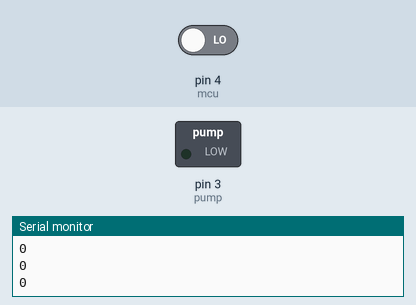
A sketch run on a simulated Arduino Uno, built with avr-gcc and run on an emulated ATmega328P. Parts: switched loads named in the sketch (green lamp = pin HIGH), the last lines printed to the serial monitor. The test bench sets the inputs (shaded band); at power-on: pin 4 (mcu) LOW.

Above: at 1.2 s.
1.3 s: pin 4 (mcu) driven HIGH
At 1.6 s:
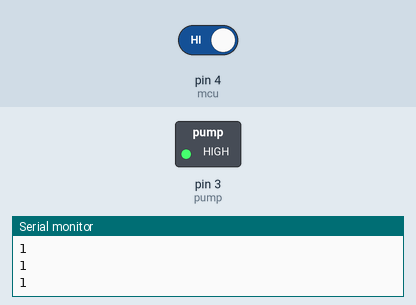
2.8 s: pin 4 (mcu) driven LOW
At 4.0 s:
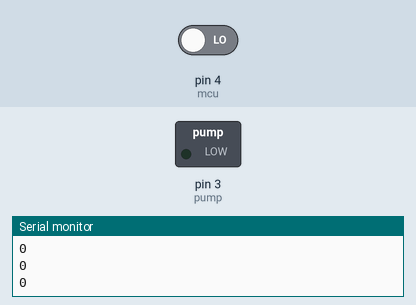
Timing chart, 0 to 5.8 s (numbered marks = the images above; inputs shaded):
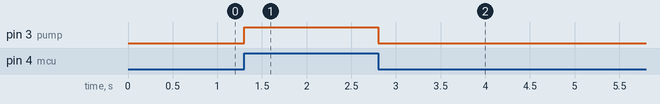

Measured:
- after the input at 1.3 s, pin 3 (pump): LOW → HIGH at once
- after the input at 2.8 s, pin 3 (pump): HIGH → LOW at once

The sketch:

plant_arduino.ino
```cpp
#define mcu 4 //mcu sginal pin
#define pump 3 //pump pin

void setup() {
  pinMode(mcu,INPUT);//setting GPIO4 as INPUT
  pinMode(pump,OUTPUT);//setting GPIO4 as OUTPUT
  Serial.begin(9600);

}

void loop() {
  digitalWrite(pump,LOW);//disabel pump
  int x=digitalRead(mcu);//read pin
  Serial.println(x);
  if(x==HIGH)
  {
    digitalWrite(pump,HIGH);//power the pump if HIGH
  }
  delay(100);//keep pump on for 100 ms
}
```
